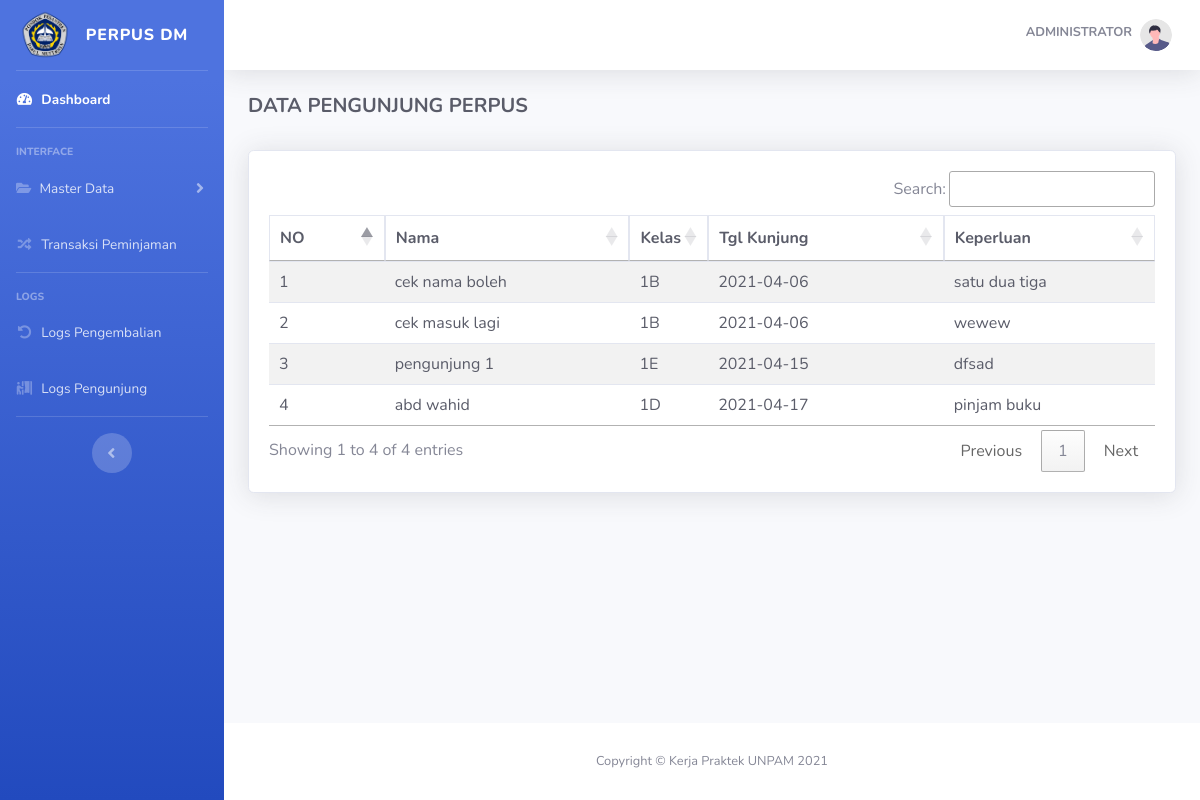
/index.php?pages=logs&aksi=pengunjung (signed in), run on the app's committed database.
### tables this page shows
CREATE TABLE `tb_user` (
  `id_user` int(11) NOT NULL,
  `nama` varchar(20) NOT NULL,
  `username` varchar(20) NOT NULL,
  `password` varchar(50) NOT NULL,
  `level` enum('admin','user') DEFAULT NULL
);

CREATE TABLE `tb_pengunjung` (
  `id` int(11) NOT NULL,
  `nama` varchar(100) NOT NULL,
  `id_kelas` int(11) NOT NULL,
  `tgl_kunjung` date NOT NULL,
  `keperluan` varchar(100) DEFAULT NULL
);

CREATE TABLE `tb_kelas` (
  `id_kelas` int(11) NOT NULL,
  `kelas` char(5) DEFAULT NULL
);

### pages/logs/pengunjung.php (the view, shortened to what this page needs)
<?php
$kunjung = "SELECT * FROM tb_pengunjung INNER JOIN tb_kelas on tb_pengunjung.id_kelas = tb_kelas.id_kelas
            ";
$run = mysqli_query($conn, $kunjung);
?>
<div class="d-sm-flex align-items-center justify-content-between mb-4">
    <h1 class="h5 text-dark font-weight-bold">DATA PENGUNJUNG PERPUS</h1>
</div>
<div class="row">
    <div class="col-xl-12 col-lg-7">
        <div class="card shadow mb-4">
            <div class="card-body">
                <div class="table-responsive">
                    <table class="table table-striped text-dark" id="mauexport" width="100%" cellspacing="0">
                        <thead class="table-bordered">
                            <tr>
                                <th>NO</th>
                                <th>Nama</th>
                                <th>Kelas</th>
                                <th>Tgl Kunjung</th>
                                <th>Keperluan</th>
                            </tr>
                        </thead>
                        <tbody>
                            <?php
                            $no = 1;
                            foreach ($run as $tampil) :
                            ?>
                                <tr>
                                    <td><?= $no ?></td>
                                    <td><?= $tampil['nama'] ?></td>
                                    <td style="width: 10px;"><?= $tampil['kelas'] ?></td>
                                    <td><?= $tampil['tgl_kunjung'] ?></td>
                                    <td><?= $tampil['keperluan'] ?></td>
                                </tr>
                            <?php $no++;
                            endforeach ?>
                        </tbody>
                    </table>
                </div>
            </div>
        </div>
    </div>
</div>

### index.php (shortened to what this page needs)
<?php
require_once "_config/conn.php";
if ($_SESSION['admin'] || @$_SESSION['user']) {
    $user = $_SESSION['admin'];
    $sql = mysqli_query($conn, "SELECT * FROM tb_user WHERE id_user='$user'");
    $data = $sql->fetch_assoc();
?>
    <!DOCTYPE html>
    <html lang="en">
    <head>
        <link href="vendor/fontawesome-free/css/all.min.css" rel="stylesheet" type="text/css">
        <link href="css/sb-admin-2.min.css" rel="stylesheet">
        <link rel="stylesheet" href="css/style.css">
        <link rel="stylesheet" href="https://cdnjs.cloudflare.com/ajax/libs/jqueryui/1.12.1/jquery-ui.css">
        <link rel="stylesheet" type="text/css" href="https://cdn.datatables.net/1.10.19/css/jquery.dataTables.css">
        <link rel="stylesheet" type="text/css" href="https://cdn.datatables.net/buttons/1.6.5/css/buttons.dataTables.min.css">
        <link rel="stylesheet" type="text/css" href="https://cdn.datatables.net/1.10.19/css/jquery.dataTables.min.css">
    </head>
    <body id="page-top">
        <div id="wrapper">
            <ul class="navbar-nav bg-gradient-primary sidebar sidebar-dark accordion" id="accordionSidebar">
                <a class="sidebar-brand d-flex align-items-center justify-content-center" href="index.php">
                    <img class="rounded-circle" src="img/logo.png" alt="" style="width: 50px;">
                    <div class="sidebar-brand-text mx-3">PERPUS DM</div>
                </a>
                <hr class="sidebar-divider my-0">
                <li class="nav-item active">
                    <a class="nav-link" href="index.php">
                        <i class="fas fa-fw fa-tachometer-alt"></i>
                        <span>Dashboard</span></a>
                </li>
                <hr class="sidebar-divider">
                <div class="sidebar-heading">
                    Interface
                </div>
                <li class="nav-item">
                    <a class="nav-link collapsed" href="#" data-toggle="collapse" data-target="#collapseTwo" aria-expanded="true" aria-controls="collapseTwo">
                        <i class="fas fa-folder-open fa-cog"></i>
                        <span>Master Data</span>
                    </a>
                </li>
                <li class="nav-item">
                    <a class="nav-link" href="?pages=peminjaman">
                        <i class="fas fa-fw fa-random"></i>
                        <span>Transaksi Peminjaman</span></a>
                </li>
                <hr class="sidebar-divider">
                <div class="sidebar-heading">
                    Logs
                </div>
                <li class="nav-item">
                    <a class="nav-link" href="?pages=logs&aksi=kembali">
                        <i class="fas fa-fw fa-undo-alt"></i>
                        <span>Logs Pengembalian</span></a>
                </li>
                <li class="nav-item">
                    <a class="nav-link" href="?pages=logs&aksi=pengunjung"">
                        <i class=" fas fa-fw fa-person-booth"></i>
                        <span>Logs Pengunjung</span></a>
                </li>
                <hr class="sidebar-divider d-none d-md-block">
                <div class="text-center d-none d-md-inline">
                    <button class="rounded-circle border-0" id="sidebarToggle"></button>
                </div>
            </ul>
            <div id="content-wrapper" class="d-flex flex-column">
                <div id="content">
                    <nav class="navbar navbar-expand navbar-light bg-white topbar mb-4 static-top shadow">
                        <ul class="navbar-nav ml-auto">
                            <li class="nav-item dropdown no-arrow">
                                <a class="nav-link dropdown-toggle" href="#" id="userDropdown" role="button" data-toggle="dropdown" aria-haspopup="true" aria-expanded="false">
                                    <span class="mr-2 d-none d-lg-inline text-gray-600 small font-weight-bold mb-1 text-uppercase"><?= $data['nama']; ?></span>
                                    <img class="img-profile rounded-circle" src="img/undraw_profile.svg">
                                </a>
                            </li>
                        </ul>
                    </nav>
                    <div class="container-fluid">
                        <div class="bock-header">
                            <?php
                            $pages = $_GET['pages'];
                            $aksi = $_GET['aksi'];
                            if ($pages == "anggota") {
                                if ($aksi == "") {
                                    include "pages/anggota/anggota.php";
                                } elseif ($aksi == "tambah") {
                                } elseif ($aksi == "ubah") {
                                } elseif ($aksi == "hapus") {
                                    include "pages/anggota/hapus.php";
                                }
                            } elseif ($pages == "buku") {
                                if ($aksi == "hapus") {
                                    include "pages/buku/hapus.php";
                                } else {
                                    include "pages/buku/buku.php";
                                }
                            } elseif ($pages == "kembali") {
                                include "pages/kembali/kembali.php";
                            } elseif ($pages == "user") {
                                include "pages/user/profile.php";
                            } elseif ($pages == "settings") {
                                if ($aksi == "hapus") {
                                    include "pages/user/hapus.php";
                                }
                                include "pages/user/settings.php";
                            } elseif ($pages == "kelas") {
                                if ($aksi == "hapus") {
                                    include "pages/kelas/hapus.php";
                                }
                                include "pages/kelas/kelas.php";
                            } elseif ($pages == "logs") {
                                if ($aksi == "pinjam") {
                                    include "pages/logs/pinjam.php";
                                } else if ($aksi == "kembali") {
                                    include "pages/logs/kembali.php";
                                } else if ($aksi == "pengunjung") {
                                    include "pages/logs/pengunjung.php";
                                }
                            } elseif ($pages == "backup") {
                                include "pages/backup/backup.php";
                            } elseif ($pages == "import") {
                                include "pages/import/";
                            } elseif ($pages == "export") {
                                if ($aksi == "peminjaman") {
                                    include "pages/export/export_pinjam.php";
                                } elseif ($aksi == "buku") {
                                    include "pages/export/export_buku.php";
                                }
                            } else {
                                include "pages/dasboard/dasboard.php";
                            }
                            ?>
                        </div>
                    </div>
                </div>
                <footer class="sticky-footer bg-white">
                    <div class="container my-auto">
                        <div class="copyright text-center my-auto">
                            <span>Copyright &copy; Kerja Praktek UNPAM 2021</span>
                        </div>
                    </div>
                </footer>
            </div>
        </div>
    </body>
    </html>
<?php
} else {
    header("location:login.php");
}
?>

### data on the page
tb_user: nama "ADMINISTRATOR"
tb_pengunjung: nama "cek nama boleh", id_kelas.kelas "1B", tgl_kunjung "2021-04-06", keperluan "satu dua tiga"
tb_pengunjung: nama "cek masuk lagi", id_kelas.kelas "1B", tgl_kunjung "2021-04-06", keperluan "wewew"
tb_pengunjung: nama "pengunjung 1", id_kelas.kelas "1E", tgl_kunjung "2021-04-15", keperluan "dfsad"
tb_pengunjung: nama "abd wahid", id_kelas.kelas "1D", tgl_kunjung "2021-04-17", keperluan "pinjam buku"
